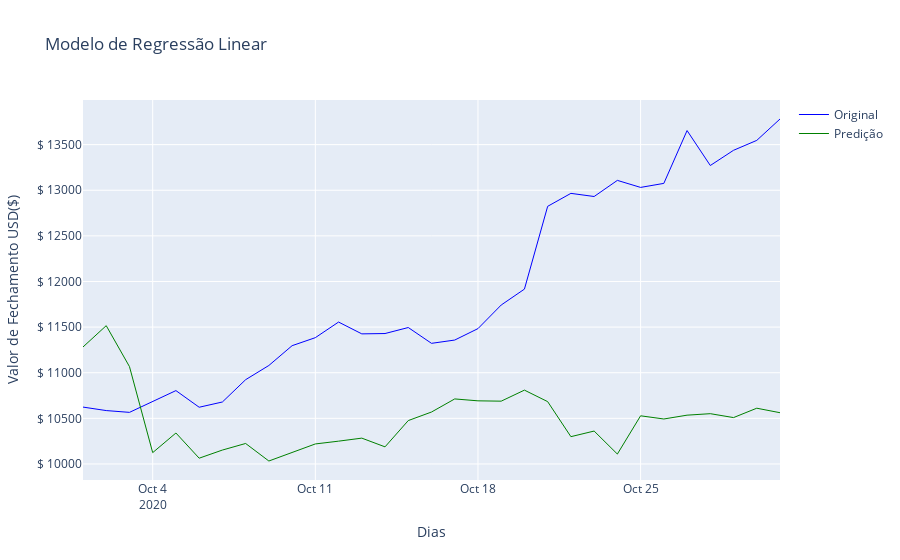

Notebook cell for this chart:
### Code cell
# Visualizar os dados obtidos de forma iterativa a partir do modelo de Regressão Linear

validacao_linear = df[X.shape[0]:]
validacao_linear['predicoes_linear'] = predicao_linear
original = {
    'x': ultimas_datas,
    'y': validacao_linear.fechamento,
    'type': 'scatter',
    'mode': 'lines',
    'line': {
        'width': 1,
        'color': 'blue'
    },
    'name': 'Original'
}
predicao = {
    'x': ultimas_datas,
    'y': validacao_linear.predicoes_linear,
    'type': 'scatter',
    'mode': 'lines',
    'line': {
        'width': 1,
        'color': 'green'
    },
    'name': 'Predição'
}

# informar todos os dados e gráficos em uma lista
data = [original, predicao]
 
# configurar o layout do gráfico
layout = go.Layout(title='Modelo de Regressão Linear',

                   # Definindo exibicao dos eixos x e y
                   yaxis={'title':'Valor de Fechamento USD($)', 
                          'tickformat':'.', 
                          'tickprefix':'$ '},
                   xaxis={'title': 'Dias',
                          })
 
# instanciar objeto Figure e plotar o gráfico
fig = go.Figure(data=data, layout=layout)
fig.show()

### Figure 1 — Plotly figure (JSON) as saved in the notebook; plotly's stock layout.template omitted (floating-point values rounded to 4 significant figures)
{"data": [{"line": {"color": "blue", "width": 1}, "mode": "lines", "name": "Original", "type": "scatter", "x": ["2020-10-01", "2020-10-02", "2020-10-03", "2020-10-04", "2020-10-05", "2020-10-06", "2020-10-07", "2020-10-08", "2020-10-09", "2020-10-10", "2020-10-11", "2020-10-12", "2020-10-13", "2020-10-14", "2020-10-15", "2020-10-16", "2020-10-17", "2020-10-18", "2020-10-19", "2020-10-20", "2020-10-21", "2020-10-22", "2020-10-23", "2020-10-24", "2020-10-25", "2020-10-26", "2020-10-27", "2020-10-28", "2020-10-29", "2020-10-30", "2020-10-31"], "y": [10620.0, 10590.0, 10570.0, 10680.0, 10800.0, 10620.0, 10680.0, 10920.0, 11080.0, 11300.0, 11380.0, 11560.0, 11430.0, 11430.0, 11500.0, 11320.0, 11360.0, 11480.0, 11740.0, 11920.0, 12820.0, 12970.0, 12930.0, 13110.0, 13030.0, 13080.0, 13650.0, 13270.0, 13440.0, 13550.0, 13780.0]}, {"line": {"color": "green", "width": 1}, "mode": "lines", "name": "Predição", "type": "scatter", "x": ["2020-10-01", "2020-10-02", "2020-10-03", "2020-10-04", "2020-10-05", "2020-10-06", "2020-10-07", "2020-10-08", "2020-10-09", "2020-10-10", "2020-10-11", "2020-10-12", "2020-10-13", "2020-10-14", "2020-10-15", "2020-10-16", "2020-10-17", "2020-10-18", "2020-10-19", "2020-10-20", "2020-10-21", "2020-10-22", "2020-10-23", "2020-10-24", "2020-10-25", "2020-10-26", "2020-10-27", "2020-10-28", "2020-10-29", "2020-10-30", "2020-10-31"], "y": [11280.0, 11520.0, 11070.0, 10120.0, 10340.0, 10060.0, 10150.0, 10220.0, 10030.0, 10120.0, 10220.0, 10250.0, 10280.0, 10190.0, 10480.0, 10570.0, 10710.0, 10690.0, 10690.0, 10810.0, 10680.0, 10300.0, 10360.0, 10110.0, 10530.0, 10490.0, 10530.0, 10550.0, 10510.0, 10610.0, 10560.0]}], "layout": {"title": {"text": "Modelo de Regressão Linear"}, "xaxis": {"title": {"text": "Dias"}}, "yaxis": {"tickformat": ".", "tickprefix": "$ ", "title": {"text": "Valor de Fechamento USD($)"}}}}
